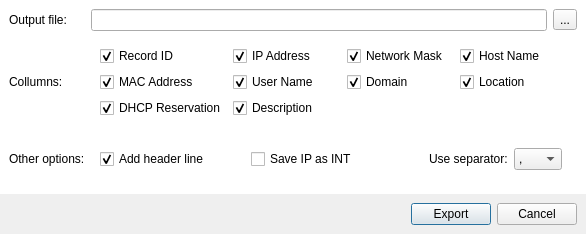
<?xml version="1.0" encoding="UTF-8"?>
<ui version="4.0">
 <class>ExportWindow</class>
 <widget class="QDialog" name="ExportWindow">
  <property name="geometry">
   <rect>
    <x>0</x>
    <y>0</y>
    <width>586</width>
    <height>222</height>
   </rect>
  </property>
  <property name="windowTitle">
   <string>Export so CSV</string>
  </property>
  <property name="modal">
   <bool>true</bool>
  </property>
  <layout class="QVBoxLayout" name="verticalLayout">
   <property name="spacing">
    <number>0</number>
   </property>
   <property name="leftMargin">
    <number>0</number>
   </property>
   <property name="topMargin">
    <number>0</number>
   </property>
   <property name="rightMargin">
    <number>0</number>
   </property>
   <property name="bottomMargin">
    <number>0</number>
   </property>
   <item>
    <widget class="QWidget" name="form" native="true">
     <property name="styleSheet">
      <string notr="true">#form
	{
	background-color: rgb(255, 255, 255);
	}</string>
     </property>
     <layout class="QGridLayout" name="gridLayout">
      <item row="0" column="0">
       <widget class="QLabel" name="label">
        <property name="text">
         <string>Output file:</string>
        </property>
       </widget>
      </item>
      <item row="1" column="0">
       <widget class="QLabel" name="label_2">
        <property name="text">
         <string>Collumns:</string>
        </property>
       </widget>
      </item>
      <item row="2" column="0">
       <widget class="QLabel" name="label_3">
        <property name="text">
         <string>Other options:</string>
        </property>
       </widget>
      </item>
      <item row="1" column="1">
       <widget class="QWidget" name="widget_4" native="true">
        <layout class="QGridLayout" name="gridLayout_2">
         <item row="0" column="0">
          <widget class="QCheckBox" name="checkId">
           <property name="text">
            <string>Record ID</string>
           </property>
           <property name="checked">
            <bool>true</bool>
           </property>
          </widget>
         </item>
         <item row="0" column="1">
          <widget class="QCheckBox" name="checkIp">
           <property name="text">
            <string>IP Address</string>
           </property>
           <property name="checked">
            <bool>true</bool>
           </property>
          </widget>
         </item>
         <item row="1" column="0">
          <widget class="QCheckBox" name="checkMacAddress">
           <property name="text">
            <string>MAC Address</string>
           </property>
           <property name="checked">
            <bool>true</bool>
           </property>
          </widget>
         </item>
         <item row="0" column="2">
          <widget class="QCheckBox" name="checkMask">
           <property name="text">
            <string>Network Mask</string>
           </property>
           <property name="checked">
            <bool>true</bool>
           </property>
          </widget>
         </item>
         <item row="1" column="1">
          <widget class="QCheckBox" name="checkUserName">
           <property name="text">
            <string>User Name</string>
           </property>
           <property name="checked">
            <bool>true</bool>
           </property>
          </widget>
         </item>
         <item row="0" column="3">
          <widget class="QCheckBox" name="checkHostName">
           <property name="text">
            <string>Host Name</string>
           </property>
           <property name="checked">
            <bool>true</bool>
           </property>
          </widget>
         </item>
         <item row="1" column="2">
          <widget class="QCheckBox" name="checkDomain">
           <property name="text">
            <string>Domain</string>
           </property>
           <property name="checked">
            <bool>true</bool>
           </property>
          </widget>
         </item>
         <item row="1" column="3">
          <widget class="QCheckBox" name="checkLocation">
           <property name="text">
            <string>Location</string>
           </property>
           <property name="checked">
            <bool>true</bool>
           </property>
          </widget>
         </item>
         <item row="2" column="0">
          <widget class="QCheckBox" name="checkDhcpReservation">
           <property name="text">
            <string>DHCP Reservation</string>
           </property>
           <property name="checked">
            <bool>true</bool>
           </property>
          </widget>
         </item>
         <item row="2" column="1">
          <widget class="QCheckBox" name="checkDescription">
           <property name="text">
            <string>Description</string>
           </property>
           <property name="checked">
            <bool>true</bool>
           </property>
          </widget>
         </item>
        </layout>
       </widget>
      </item>
      <item row="0" column="1">
       <widget class="QWidget" name="widget_3" native="true">
        <layout class="QHBoxLayout" name="horizontalLayout_2">
         <property name="leftMargin">
          <number>0</number>
         </property>
         <property name="topMargin">
          <number>0</number>
         </property>
         <property name="rightMargin">
          <number>0</number>
         </property>
         <property name="bottomMargin">
          <number>0</number>
         </property>
         <item>
          <widget class="QLineEdit" name="editFileName"/>
         </item>
         <item>
          <widget class="QToolButton" name="buttonFileName">
           <property name="text">
            <string>...</string>
           </property>
           <property name="icon">
            <iconset resource="../resources/resources.qrc">
             <normaloff>:/icons/document-open.png</normaloff>:/icons/document-open.png</iconset>
           </property>
          </widget>
         </item>
        </layout>
       </widget>
      </item>
      <item row="2" column="1">
       <widget class="QWidget" name="widget" native="true">
        <layout class="QGridLayout" name="gridLayout_3">
         <item row="0" column="0">
          <widget class="QCheckBox" name="checkHeader">
           <property name="text">
            <string>Add header line</string>
           </property>
           <property name="checked">
            <bool>true</bool>
           </property>
          </widget>
         </item>
         <item row="0" column="1">
          <widget class="QCheckBox" name="checkNumber">
           <property name="text">
            <string>Save IP as INT</string>
           </property>
          </widget>
         </item>
         <item row="0" column="3">
          <widget class="QWidget" name="widget_5" native="true">
           <layout class="QHBoxLayout" name="horizontalLayout_3">
            <property name="leftMargin">
             <number>6</number>
            </property>
            <property name="topMargin">
             <number>6</number>
            </property>
            <property name="rightMargin">
             <number>6</number>
            </property>
            <property name="bottomMargin">
             <number>6</number>
            </property>
            <item>
             <widget class="QLabel" name="label_4">
              <property name="text">
               <string>Use separator:</string>
              </property>
             </widget>
            </item>
            <item>
             <widget class="QComboBox" name="comboSeparator">
              <property name="sizePolicy">
               <sizepolicy hsizetype="Minimum" vsizetype="Fixed">
                <horstretch>0</horstretch>
                <verstretch>0</verstretch>
               </sizepolicy>
              </property>
              <item>
               <property name="text">
                <string>,</string>
               </property>
              </item>
              <item>
               <property name="text">
                <string>;</string>
               </property>
              </item>
             </widget>
            </item>
           </layout>
          </widget>
         </item>
         <item row="0" column="2">
          <spacer name="horizontalSpacer_2">
           <property name="orientation">
            <enum>Qt::Horizontal</enum>
           </property>
           <property name="sizeType">
            <enum>QSizePolicy::Fixed</enum>
           </property>
           <property name="sizeHint" stdset="0">
            <size>
             <width>20</width>
             <height>20</height>
            </size>
           </property>
          </spacer>
         </item>
        </layout>
       </widget>
      </item>
     </layout>
    </widget>
   </item>
   <item>
    <widget class="QWidget" name="widget_2" native="true">
     <layout class="QHBoxLayout" name="horizontalLayout">
      <item>
       <spacer name="horizontalSpacer">
        <property name="orientation">
         <enum>Qt::Horizontal</enum>
        </property>
        <property name="sizeHint" stdset="0">
         <size>
          <width>403</width>
          <height>20</height>
         </size>
        </property>
       </spacer>
      </item>
      <item>
       <widget class="QPushButton" name="buttonExport">
        <property name="text">
         <string>Export</string>
        </property>
       </widget>
      </item>
      <item>
       <widget class="QPushButton" name="buttonCancel">
        <property name="text">
         <string>Cancel</string>
        </property>
       </widget>
      </item>
     </layout>
    </widget>
   </item>
  </layout>
 </widget>
 <resources>
  <include location="../resources/resources.qrc"/>
 </resources>
 <connections/>
</ui>
